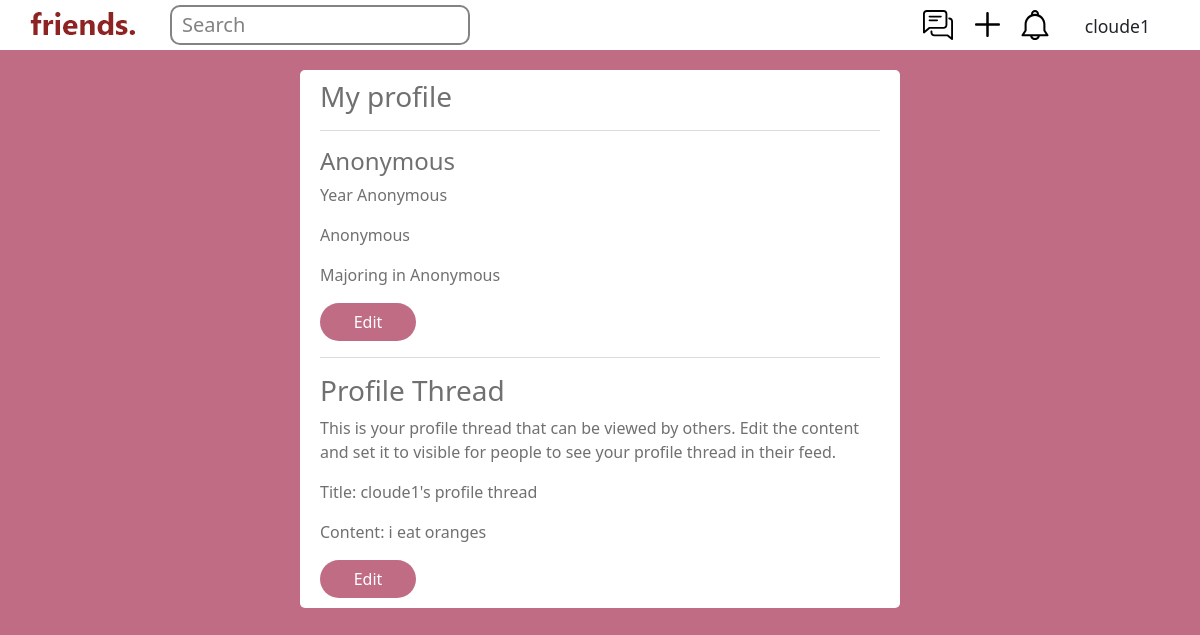
Page /profile/1 (signed in) on the earlier database version.
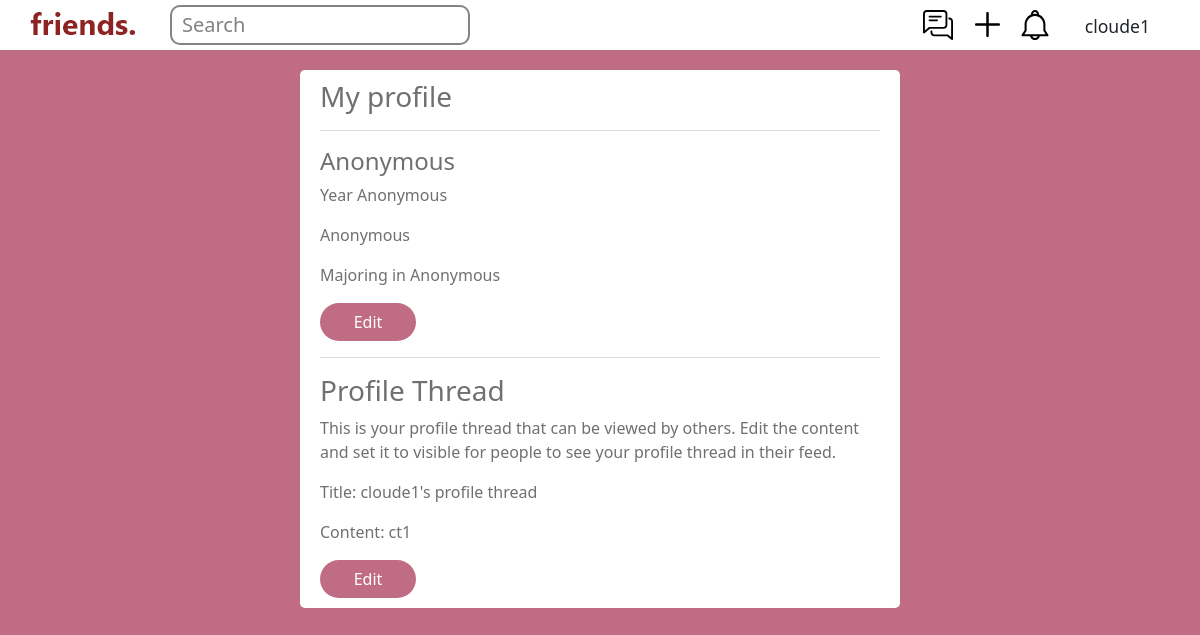
Same page on the later database version.
### main/models.py (models this page shows, shortened)
class Thread(models.Model):
	LOCATION_CHOICES = (
		('General', 'General'),
		('COM','Computing'),
		('KR MRT', 'KR MRT'),
		('SCI','SCI'),
		('BIZ', 'BIZ'),
		('WTV', 'WTV')
	)
	user = models.ForeignKey(User, on_delete=models.CASCADE)
	title = models.CharField(max_length=100, default='', blank=True)
	content = models.CharField(max_length=1000, default='', blank=True)
	location = models.CharField(max_length=30, default='General', choices=LOCATION_CHOICES)
	tags = models.JSONField(default=list, null=True)
	created_at = models.DateTimeField(auto_now_add=True)
	viewable = models.BooleanField(default=True)
	is_temp = models.BooleanField(default=False)
	ttl = models.IntegerField(default=0, null=True)
	profile = models.OneToOneField(UserProfile, on_delete=models.CASCADE, null=True)
	KW_EXTRACTOR = yake.KeywordExtractor(lan="en", n=1, dedupLim=0.9, top=10, features=None)
	class Meta:
		unique_together = (("title", "content"),)

### main/views.py (the view, shortened to what this page needs)
# urls.py: path("profile/<int:id>", views.profile, name="profile"),
@login_required(login_url='/loginprompt')
def profile(response, id):
	this_userprofile = UserProfile.objects.get(id=id)
	is_curr_user = id == response.user.id
	return render(response, "main/profile.html", {"t":response.user.userprofile.thread,
		"this_userprofile":this_userprofile, "is_curr_user":is_curr_user})

### main/templates/main/profile.html (shortened to what this page needs)
{% extends 'main/base.html' %}
{% load static %}
{% block content %}
	<div class="center">
		<div class="requests">
			{% if is_curr_user %}
				<h3>My profile</h3>
				<hr>
				<div class="">
					<h4>{{user.userprofile.name}}</h4>
					<p>Year {{user.userprofile.year}}</p>
					<p>{{user.userprofile.faculty}}</p>
					<p>Majoring in {{user.userprofile.major}}</p>
				</div>
				<a href="/edit_profile">
			   		<button class="comment-btns-btn btn">Edit</button>
				</a>
			{% endif %}
			<hr>
			{% if is_curr_user %}
			<h3>Profile Thread</h3>
			<p>This is your profile thread that can be viewed by others. Edit the content
				and set it to visible for people to see your profile thread in their feed.</p>
			<p>Title: {{t.title}}</p>
			<p>Content: {{t.content}}</p>
			<a href="/edit_profile_thread">
		   		<button class="comment-btns-btn btn">Edit</button>
			</a>
			{% endif %}
		</div>
	</div>
{% endblock %}

Differences in the rows shown:
changed Thread "cloude1's profile thread": content "i eat oranges" → "ct1"
